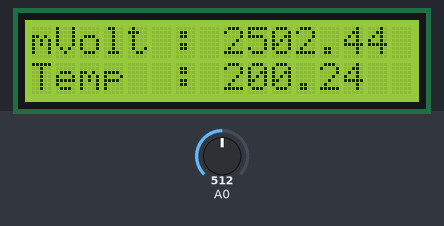
This sketch was run on a simulated Arduino Uno, built with avr-gcc and run on an emulated ATmega328P. On the bench: 16×2 character LCD. Inputs (shaded band) come from the test bench; at power-on: A0 = 512. What the sketch prints to the serial monitor is not drawn.

Above: at 0.8 s.
0.9 s: A0 set to 716
At 2.1 s:
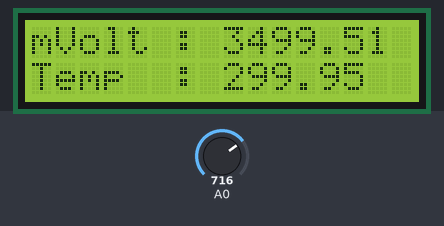
2.4 s: A0 set to 900
At 3.4 s:
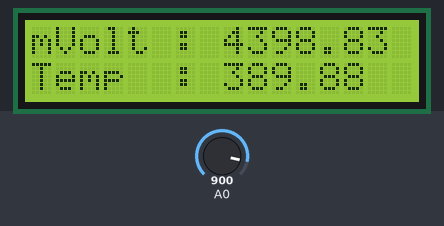
3.9 s: A0 set to 1023
At 4.6 s:
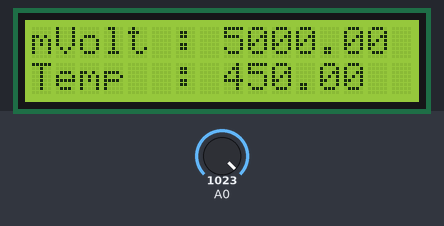
Timing chart, 0 to 6.9 s (numbered marks = the images above; inputs shaded):
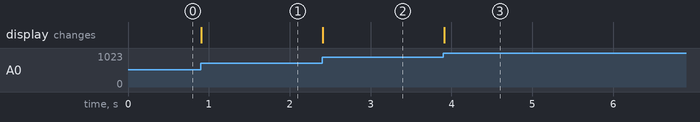

The sketch:

TMP36.ino
```cpp
/*  Praktikum 9 Sensor TMP 36 dean LCD 162
    Disimulasikan pada ThinkerCAD

    Nama : Aswin Saputra
*/

#include <LiquidCrystal.h>

#define DEBUG 1
#define LCD_RS 7
#define LCD_EN 6
#define LCD0_D4 5
#define LCD0_D5 4
#define LCD0_D6 3
#define LCD0_D7 2

void tempInit(struct sensorTmp *sensor,
              int pin, int offset, int factor);
void getdata(struct sensorTmp *sensor);
void sendToDisplay(struct sensorTmp *sensor);

LiquidCrystal LCD0(
    LCD_RS,
    LCD_EN,
    LCD0_D4,
    LCD0_D5,
    LCD0_D6,
    LCD0_D7);

struct sensorTmp
{
    int pin;
    int voffset;
    int factor;
    unsigned int adcValue;
    double mV;
    float tempC;
};

void setup()
{
    if (DEBUG)
    {
        Serial.begin(9600);
    }
    LCD0.begin(16, 2);
    struct sensorTmp tmp36;
    /*TMP36 pin A0 offset Increase Factor*/
    tempInit(&tmp36, A0, 500, 10);

    while (1)
    {
        getdata(&tmp36);
        sendToDisplay(&tmp36);
        if (DEBUG)
        {
            Serial.println(tmp36.mV);
            Serial.println(tmp36.tempC);
        }
    }
}
void loop() {}

/*
getData(&stucturename){
  sensor->adcValue = analogRead(sensor->pin);
  sensor->mV = float(sensor->adcValue) / ADC_BIT * MILLI_VOLT_REF;
  sensor->tempC = (sensor->mV - sensor->voffset) / sensor->factor;
}
Sensor TMP 36
Vout = 500mV + 10* Temperatur
TmpC = vout- 500 / 10

Sensor LM35
Vout = 10 * Temperatur
TmpC = vout/10
*/
#define MILLI_VOLT_REF 5000.0
#define ADC_BIT 1023.0

void getdata(struct sensorTmp *sensor)
{
    sensor->adcValue = analogRead(sensor->pin);
    sensor->mV = double(sensor->adcValue) / ADC_BIT * MILLI_VOLT_REF;
    sensor->tempC = (sensor->mV - sensor->voffset) / sensor->factor;
}

void tempInit(
    struct sensorTmp *sensor,
    int pin,
    int offset,
    int factor)
{
    // pinMode(sensor->pin, INPUT); // analog input in A0
    sensor->pin;
    sensor->voffset = offset;
    sensor->factor = factor;
}

#define DISPLAY_MV "mVolt"
#define DISPLAY_TEMP "Temp"
#define DELIMITER ":"
#define UPPER_POS strlen(DISPLAY_MV)
#define LOWER_POS strlen(DISPLAY_TEMP)
#define STR_COL_POS ((UPPER_POS) > (LOWER_POS) ? (UPPER_POS + 1) : (LOWER_POS + 1))
#define VAL_COL_POS ((UPPER_POS) > (LOWER_POS) ? (UPPER_POS + 3) : (LOWER_POS + 3))

void sendToDisplay(struct sensorTmp *sensor)
{
    LCD0.setCursor(0, 0);
    LCD0.print(DISPLAY_MV);
    LCD0.setCursor(STR_COL_POS, 0);
    LCD0.print(DELIMITER);
    LCD0.setCursor(VAL_COL_POS, 0);
    LCD0.print(sensor->mV);

    LCD0.setCursor(0, 1);
    LCD0.print(DISPLAY_TEMP);
    LCD0.setCursor(STR_COL_POS, 1);
    LCD0.print(DELIMITER);
    LCD0.setCursor(VAL_COL_POS, 1);
    LCD0.print(sensor->tempC);
}
```

Measured:
- after the input at 0.9 s, the display: changes at once (image 1)
- after the input at 2.4 s, the display: changes at once (image 2)
- after the input at 3.9 s, the display: changes at once (image 3)
